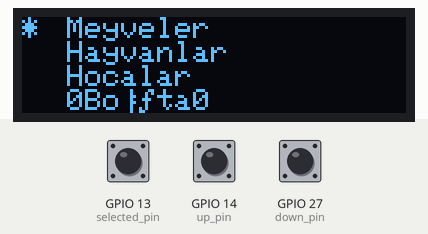
A sketch run on a simulated ESP32. Shown: 128×32 one-colour display. The test bench sets the inputs (shaded band); at power-on: GPIO 13 (selected_pin) LOW, GPIO 27 (down_pin) LOW, GPIO 14 (up_pin) LOW.

Above: at 1.2 s.
1.3 s: GPIO 13 (selected_pin) pulled HIGH for 0.2 s
At 2.0 s:
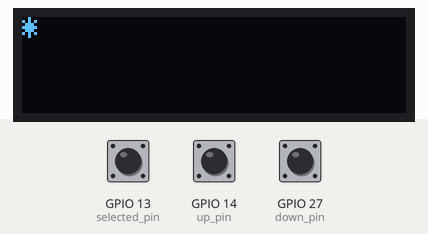
3.6 s: GPIO 27 (down_pin) pulled HIGH for 0.2 s
At 4.5 s:
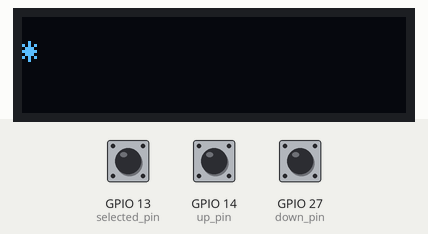
5.3 s: GPIO 27 (down_pin) pulled HIGH for 1 s
At 6.9 s:
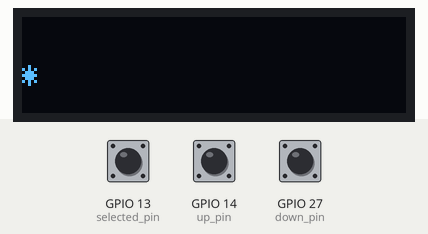
7.8 s: GPIO 14 (up_pin) pulled HIGH for 1 s
At 8.8 s:
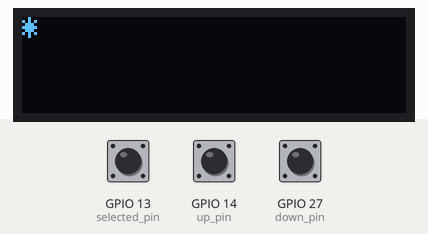
Timing chart, 0 to 10.8 s (numbered marks = the images above; inputs shaded):
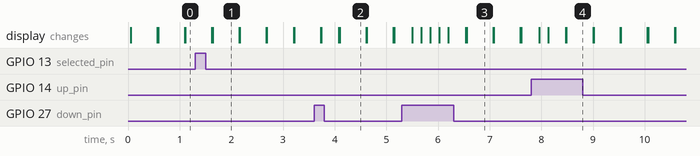

Measured:
- after the input at 1.3 s, the display: first changes after 0.32 s (image 1 shows a later state)
- after the input at 3.6 s, the display: first differs from a run without the input after 0.14 s (image 2)
- after the input at 5.3 s, the display: changes after 0.20 s (image 3)
- after the input at 7.8 s, the display: first changes after 0.16 s (image 4 shows a later state)
- what the display in image 1 shows lasts 0.6 s, from 1.6 s to 2.2 s

The sketch:

ESP32-deneme2.ino
```cpp
#include <Adafruit_GFX.h>
#include <Wire.h>
#include <Adafruit_SSD1306.h>

#define up_pin  14
#define down_pin 27
#define selected_pin 13
int sayisal_secenek = 0;

#define ekran_uzunluk 128
#define ekran_yukseklik 32
#define reset_pin -1

#define ekran_adres 0X3C

String hangi_secenek = "Boşta";
String sayfa_ismi = "AnaSayfa";

Adafruit_SSD1306 oled(ekran_uzunluk,ekran_yukseklik, &Wire, reset_pin);


void setup() {
  Serial.begin(115200);
  Wire.begin(21,22);

  pinMode(up_pin, INPUT_PULLDOWN);
  pinMode(down_pin, INPUT_PULLDOWN);
  pinMode(selected_pin, INPUT_PULLDOWN);

  if (!oled.begin(SSD1306_SWITCHCAPVCC, ekran_adres)) {
    Serial.println("OLED bulunamadi!");
    while (true);
  }

  oled.clearDisplay();
  oled.setTextSize(1);
  oled.setTextColor(SSD1306_WHITE);
  oled.setCursor(0,10);

}

void loop() {
  int yukari = digitalRead(up_pin);
  int asagi = digitalRead(down_pin);


  if(yukari == 1){
    sayisal_secenek -= 1;
  }

  else if(asagi == 1){
    sayisal_secenek += 1;
  }
  if(sayisal_secenek > 3 || sayisal_secenek < 0){
    sayisal_secenek = 0;
  }

  switch (sayisal_secenek){

    case 0: // birincş seçenekte olacakla
    hangi_secenek = "Birinci";
    oled.clearDisplay();
    Secenekler();
    oled.setCursor(0, 0);break;

    case 1:
    hangi_secenek = "İkinci";
    oled.clearDisplay();
    Secenekler();
    oled.setCursor(0, 8);break;

    case 2:
    hangi_secenek = "Üçüncü";
    oled.clearDisplay();
    Secenekler();
    oled.setCursor(0, 16);break;

    case 3:
    hangi_secenek = "Dördüncü";
    oled.clearDisplay();
    Secenekler();
    oled.setCursor(0, 24);break;

  }
  SecimKosullari();

  oled.println("*");
  oled.display();
  delay(150);

}

void Secenekler(){
  if(sayfa_ismi == "AnaSayfa"){
  oled.setCursor(15, 0);
  oled.print("Meyveler");

  oled.setCursor(15, 8);
  oled.print("Hayvanlar");

  oled.setCursor(15, 16);
  oled.print("Hocalar");

  oled.setCursor(15, 24);
  oled.print("0Boşta0");

  }
  else if(sayfa_ismi == "Meyveler"){
  oled.setCursor(15, 0);
  oled.print("Armut");

  oled.setCursor(15, 8);
  oled.print("Hiyar");

  oled.setCursor(15, 16);
  oled.print("Oteberi");

  oled.setCursor(15, 24);
  oled.print("Geri");

  }

  oled.display();

}

void SecimKosullari(){
  int sec = digitalRead(selected_pin);

  if(sec == 1){


    if(sayfa_ismi == "AnaSayfa"){

      if(hangi_secenek == "Birinci"){
        sayfa_ismi = "Meyveler";
      }
      else if(hangi_secenek == "İkinci"){
        sayfa_ismi = "Hayvanlar";
      }
      else if(hangi_secenek == "Üçüncü"){
        sayfa_ismi = "Hocalar";
      }
      else if(hangi_secenek == "Dördüncü"){
        sayfa_ismi = "21deneme12";
      }
    }

    if(sayfa_ismi == "Meyveler"){
      if(hangi_secenek == "Birinci"){
        sayfa_ismi = "1Boşta1";
      }
      else if(hangi_secenek == "İkinci"){
        sayfa_ismi = "2Boşta2";
      }
      else if(hangi_secenek == "Üçüncü"){
        sayfa_ismi = "3Boşta";
      }
      else if(hangi_secenek == "Dördüncü"){
        sayfa_ismi = "AnaSayfa";
      }
    }

  }

}
```
